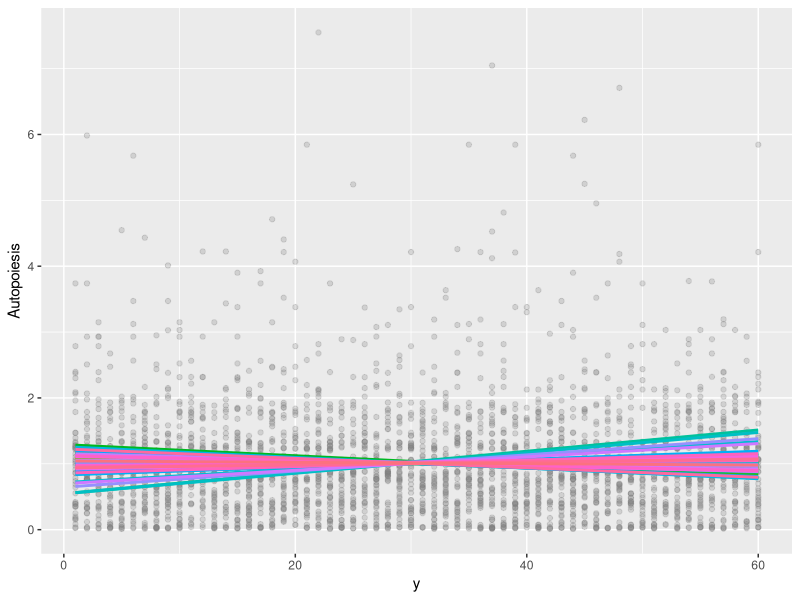

This chart was generated by the following R code:
# complexity and information
#first part

# ext 1 es extension csv -eliminado
# f es file path -eliminado
# r es directorio - elimiado
# ld es ? borrar! - borrado
# it es seleccion vector o matriz - borrado
### que es la b???? base??? = 10 ?????

Comin=function(b,dato.simulado){
  t<-34
  dv<-34
 # rm(list=ls())
  pmatriz<-function(matriz,base){
    fias<-nrow(matriz)
    colum<-ncol(matriz)
    AUTOP<-0
    max1<-0
    min1<-0
    rango<-0
    basetrans<-matriz
    info<-0
    logar<-0
    cont<-0
    prob<-0
    E<-0
    S<-0
    C<-0
    CE<-0
    CS<-0
    CC<-0
    CA<-0
    color<-0
    
    for(f in 1:colum){
      info[f]<-0
    }
    base<-base-0.0001
    for (i in 1:colum){
      r<-matriz[,i]
      max1[i]<-max(r)
      min1[i]<-min(r)
      rango[i]<-max1[i]-min1[i]
      for(j in 1:fias){
        if(rango[i]==0){
          basetrans[j,i]<-0
        }
        else{
          basetrans[j,i]<-floor(base*((matriz[j,i]-min1[i])/rango[i]))
        }
        
      }
      
      lim=floor(base)
      for(k in 1:lim+1){
        cont[k]=0
      }
      for(h in 0:lim){
        for(j in 1:fias){
          if(basetrans[j,i]==h){
            cont[h+1]<-cont[h+1]+1
          }
        }
      }
      prob<-cont/fias
      cont<-0
      for(u in 0:lim){
        if(prob[u+1]==0){
          logar[i]<-0
        }
        else
        {
          logar[i]<-log(prob[u+1],lim+1)
        }
        info[i]<-info[i]+(prob[u+1]*logar[i])
      }
      info[i]=info[i]*(-1)
      E[i]=info[i]
      S[i]=1-E[i]
      C[i]=4*E[i]*S[i]
      if(E[i]<=1 & E[i]>=0.8){
        CE[i]<-"darkblue"
      }
      if(E[i]<0.8& E[i]>=0.6){
        CE[i]<-"green"
      }
      if(E[i]<0.6 & E[i]>=0.4){
        CE[i]<-"yellow"
      }
      if(E[i]<0.4 & E[i]>=0.2){
        CE[i]<-"orange"
      }
      if(E[i]<0.2 & E[i]>=0){
        CE[i]<-"red"
      }
      if(S[i]<=1 & S[i]>=0.8){
        CS[i]<-"darkblue"
      }
      if(S[i]<0.8& S[i]>=0.6){
        CS[i]<-"green"
      }
      if(S[i]<0.6 & S[i]>=0.4){
        CS[i]<-"yellow"
      }
      if(S[i]<0.4 & S[i]>=0.2){
        CS[i]<-"orange"
      }
      if(S[i]<0.2 & S[i]>=0){
        CS[i]<-"red"
      }
      if(C[i]<=1 & C[i]>=0.8){
        CC[i]<-"darkblue"
      }
      if(C[i]<0.8& C[i]>=0.6){
        CC[i]<-"green"
      }
      if(C[i]<0.6 & C[i]>=0.4){
        CC[i]<-"yellow"
      }
      if(C[i]<0.4 & C[i]>=0.2){
        CC[i]<-"orange"
      }
      if(C[i]<0.2 & C[i]>=0){
        CC[i]<-"red"
      }
      
    }
    aux<-1
    conta<-1
    for(fg in 1:colum){
      if(aux==1){
        color[conta]<-CE[fg]
        aux<-2
        conta<-conta+1
      }
      if(aux==2){
        color[conta]<-CS[fg]
        aux<-3
        conta<-conta+1
      }
      if(aux==3){
        color[conta]<-CC[fg]
        aux<-1
        conta<-conta+1
      }
      
    }
    factor<-colum*(1/105)
    factor<-1-factor
    haming<-c(1:fias)
    for(g in 1:fias){
      haming[g]<-0
    }
    #hasta aca
    for (i in 1:colum){
      aux<-1
      c<-1
      for(j in 1: fias){
        if((basetrans[j,i])!=(basetrans[aux,i])){
          haming[c]<-haming[c]+1
        }
        aux<-j
        c<-c+1
      }
    }
    haming<-haming/(colum)
    homeostasis<-1-haming
    sumcom<-0
    sumcom<-sum(C)
    res<-colum-1
    
    for(i in 1:colum){
      gh<-(sumcom-C[i])/res
      AUTOP[i]<-(C[i]/gh)
      if(AUTOP[i]==1){
        CA[i]<-"black"
      }
      if(AUTOP[i]>1){
        CA[i]<-"darkblue"
      }
      if(AUTOP[i]<1){
        CA[i]<-"darkred"
      }
    }
    resul<-matrix(c(E,S,C,AUTOP),ncol=4,nrow=colum)
    lim<-max(AUTOP)
    rownames(resul)<-names(matriz)
    colnames(resul)<-c("Emergence", "Self-organization", "Complexity","Autopoiesis")
    K<-rownames(resul)
    names(E)<-rownames(resul)
    names(S)<-rownames(resul)
    names (C)<-rownames(resul)
    names(AUTOP)<-rownames(resul)
    
    
#     if(tipo==2){
#       K<-""
#     }
    
    
    #attach(mtcars) 
    ########################
    ####### Plot part ######
    ########################
    
#     layout(matrix(c(1,2,3,4,5,5), 3,2, byrow = TRUE)) 
#     barplot(E,beside=TRUE, ylim=c(0,1),main="Emergence",col=c(CE),cex.names=factor)
#     barplot(S,beside=TRUE, ylim=c(0,1),main="Self-organization",col=c(CS),cex.names=factor)
#     barplot(C,beside=TRUE, ylim=c(0,1),main="Complexity",col=c(CC),cex.names=factor)
#     plot(homeostasis,type="l",main="Homeostasis",xlab="",ylab="",ylim=c(0,1))
#     barplot(AUTOP,beside=TRUE, ,main="Autopoiesis",col=c(CA),ylim=c(0,lim),cex.names=factor)
#     
    
    M <-resul
    return(M)
  }
  
 
  ################
  ### New part ###
  ################
  
  data<-dato.simulado # lee datos de matriz generados en f.data.gen.XX
  
  #attach(data)
  M<-pmatriz(data,b)
  M
  return(M)
  
} # cierre final 
  
  #############################################
  
#   
#   pvectores<-function(data,b){
#     max1<-max(data)
#     min1<-min(data)
#     rango<-(max1-min1)
#     tama<-length(data)
#     i=0
#     basetrans<-3
#     cont<-0
#     info<-0
#     b<-b-0.001
#     for(i in 1:tama){ # recorriendo el vector por el tama?o
#       if(rango==0){
#         basetrans[i]<-0
#       }
#       else{
#         basetrans[i]<-floor(b*((data[i]-min1)/rango))#transformando el vector a la base deseada
#       }
#     }
#     lim=floor(base)
#     for(k in 1:lim+1){ #creando el vector que cuenta cuantas veces esta el dato
#       cont[k]=0
#     }
#     for(i in 0:lim){
#       for(j in 1:tama){
#         if(basetrans[j]==i){
#           cont[i+1]<-cont[i+1]+1  #contando cuantas veces esta el dato
#         }
#       }
#     }
#     prob<-cont/tama #probabiidad del vector
#     for(u in 0:lim){
#       if(prob[u+1]==0){
#         logar<-0
#       }
#       else
#       {
#         logar<-log(prob[u+1],lim+1) 
#       }
#       info<-info+(prob[u+1]*logar) #informacion del vectores negatico
#     }
#     info=info*-1 #informacion del vector
#     E=info #emergencia ,auto-organizacion y complejidad
#     S=1-E
#     C=4*E*S
#     if(E<=1 & E>=0.8){#colores de las emergencias ,auto-organizacion y complejidad
#       CE<-"darkblue"
#     }
#     if(E<0.8& E>=0.6){
#       CE<-"green"
#     }
#     if(E<0.6 & E>=0.4){
#       CE<-"yellow"
#     }
#     if(E<0.4 & E>=0.2){
#       CE<-"orange"
#     }
#     if(E<0.2 & E>=0){
#       CE<-"red"
#     }
#     if(S<=1 & S>=0.8){
#       CS<-"darkblue"
#     }
#     if(S<0.8& S>=0.6){
#       CS<-"green"
#     }
#     if(S<0.6 & S>=0.4){
#       CS<-"yellow"
#     }
#     if(S<0.4 & S>=0.2){
#       CS<-"orange"
#     }
#     if(S<0.2 & S>=0){
#       CS<-"red"
#     }
#     if(C<=1 & C>=0.8){
#       CC<-"darkblue"
#     }
#     if(C<0.8& C>=0.6){
#       CC<-"green"
#     }
#     if(C<0.6 & C>=0.4){
#       CC<-"yellow"
#     }
#     if(C<0.4 & C>=0.2){
#       CC<-"orange"
#     }
#     if(C<0.2 & C>=0){
#       CC<-"red"
#     }
#     resul<-c(E,S,C) #resultados de los datos
#     
#     names(resul)<-c("Emergence","Self-organization","Complexity") #nombres de los datos
#     par(mfrow=c(1,1)) 
#     barplot(resul,ylim=c(0,1), main="Emergence,Self-organization and Complexity", col=c(CE,CS,CC)) #graica de los datos
#     V <- matrix(c(E,S,C),nrow =1, ncol = 3, byrow=TRUE,  dimnames=list( c("value"),c("Emergence", "Selforganization", "Complexity")))
#     V
#     return(V)
#   } # cierra vectores
#   
#   ##########################################
#   
#   
  
  
  
  
  
#   repeat{
#     if(it>=1 && it<=4)break
#   }
  
  
  
  
#   #third part
#   if(it==1){ #datos para vectores en R
#     repeat{
#       max1<-max(data)
#       min1<-min(data)
#       rango<-(max1-min1)
#       tama<-length(data)
#       i=0
#       basetrans<-3
#       cont<-0
#       info<-0
#       if(tama>=2)break
#     }
#     V<-pvectores(ld,b)
#     return(V)
#   }
#   
  
  
#   
#   if(it==3) { #datos para matrices extraidas
#     #1
#     #2
#     setwd(r)
#     #3
#     if(ext==1){ #datos csv
#       #4
#       data<-read.csv(f) # lee toda la tabla Nelson
#       
#       attach(data)
#       M<-pmatriz(data,b)
#       M
#       return(M)
#     }
#     if(ext==2){ #datos txt
#       #4
#       data<-read.delim(f, header = TRUE, sep = "\t") # lee toda la tabla Nelson
#       
#       attach(data)
#       M<-pmatriz(data,b)
#       M
#       return(M)
#     }
#     if(ext==3){ #datos spps
#       #4
#       library(foreign)
#       data <- read.spss(f, to.data.frame = TRUE)
#       
#       attach(data)
#       M<-pmatriz(data,b)
#       M
#       return(M)
#     }
#   }
#   if(it==2){ #matrices en R
#     M<-pmatriz(ld,b)
#     return(M)
#   }
# } # last   
  
  
#   if(it==4){ #vectores extraidos
#     #2
#     setwd(r)
#     #3
#     if(ext==1){ #datos csv
#       data<-read.csv(f) 
#       
#       V<-pvectores(data,b)
#       V
#       return(V)
#     }
#     if(ext==2){ #datos txt
#       #4
#       data<-read.delim(f, header = TRUE, sep = "\t") 
#       V<-pvectores(data,b)
#       V
#       return(V)
#     }
#     
#     if(ext==3){ #datos spps
#       #4
#       library(foreign)
#       V <- read.spss(f, to.data.frame = TRUE)
#       V<-pvectores(data,b)
#       V
#       return(V)
#     }
#   }

# last }  eliminado y movido arriba  





##########################################################
################ simula datos  ##########################
##########################################################

#Genera matriz de observacion de individuos en una pobl. misma especie con igual detectabilidad (p) y ocupancia (psi)
# anio 1
# 
f.data.gen.pobl<-function(individuos,sitios,psi,p) {
  res<-matrix(NA,nr=individuos,nc=sitios)
  #generate the expected occupancies
  n<-rbinom(individuos,1,psi)
  #generate the observations
  for(i in 1:individuos)
    res[i,]<-rbinom(sitios,1,n[i]*p)
  return(res)  
}


#Genera matriz de una comunidad con n-especies, n-sitios; p uniforme (azar) entre 0.2 y 9.9  (p ~ runif(n=1,min=0.2,max=0.99))
# psi como distrib uniforme (azar) entre 0.2 y 9.9  (psi ~ runif(n=1,min=0.2,max=0.99))
# cada especie con p y psi diferente
f.data.gen.comunid<-function(especies,sitios) {
  res<-matrix(NA,nr=especies,nc=sitios)
  for (d in 1:especies){
    psi <- runif(n=1,min=0.2,max=0.99)
    p <- runif(n=1,min=0.2,max=0.99)
    #generate the expected occupancies
    n<-rbinom(especies,1,psi)
    #generate the observations
    for(i in 1:especies)
      res[d,]<-rbinom(sitios,1,n[i]*p)
    #print(res)
  } 
  return(res)
}





##############################################
######  Genera matriz en test ###############
######  Cambiar parametros    ###############
######  Hace coming de test   ###############
#############################################

# genera datos tipo TEAM
matrices<-list()
for (i in 1:50){
test <- f.data.gen.comunid(especies=25,sitios=60)
sim.i <- as.data.frame(Comin(b=2,dato.simulado=test))
sim.i$sim_number <- as.vector(rep(i,60))
sim.i$y <-as.vector(seq(1, 60, by = 1))
matrices[[i]] <- sim.i
}
require (ggplot2)
require (plyr)

dat <- ldply(matrices, data.frame)


g2<-ggplot(data=dat,aes(y=Autopoiesis, x=y, colour=factor(sim_number))) 
g2 + geom_point(alpha = 1/4, colour="gray50") + 
  geom_smooth(method=lm,fullrange=T, alpha = 0.1, se=FALSE) +
  theme(legend.position="none") 
  






